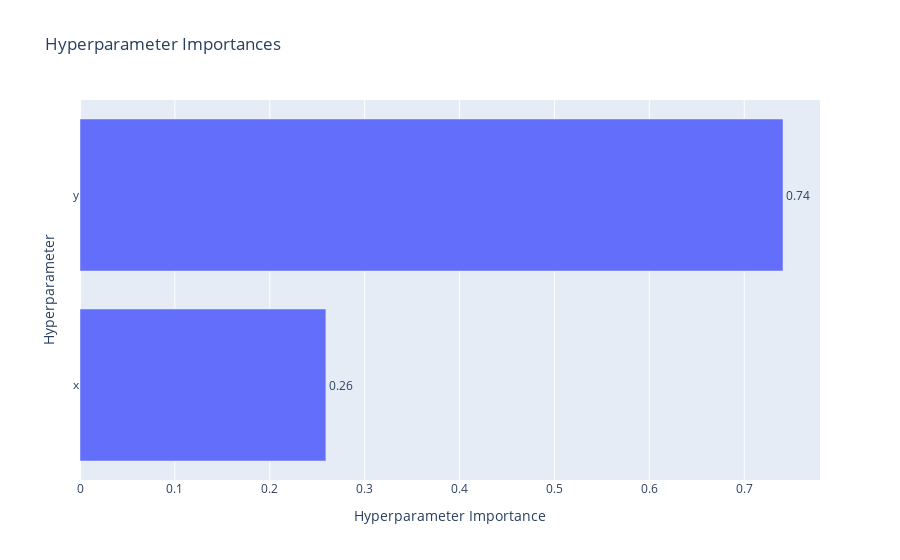

Notebook code for this chart:
### Code cell
optuna.visualization.plot_param_importances(study)

### Figure 1 — Plotly figure (JSON) as saved in the notebook; plotly's stock layout.template omitted (floating-point values rounded to 4 significant figures)
{"data": [{"cliponaxis": false, "hovertemplate": ["x (FloatDistribution): 0.2591393387500372<extra></extra>", "y (FloatDistribution): 0.7408606612499627<extra></extra>"], "name": "Objective Value", "orientation": "h", "text": ["0.26", "0.74"], "textposition": "outside", "type": "bar", "x": [0.2591, 0.7409], "y": ["x", "y"]}], "layout": {"title": {"text": "Hyperparameter Importances"}, "xaxis": {"title": {"text": "Hyperparameter Importance"}}, "yaxis": {"title": {"text": "Hyperparameter"}}}}
